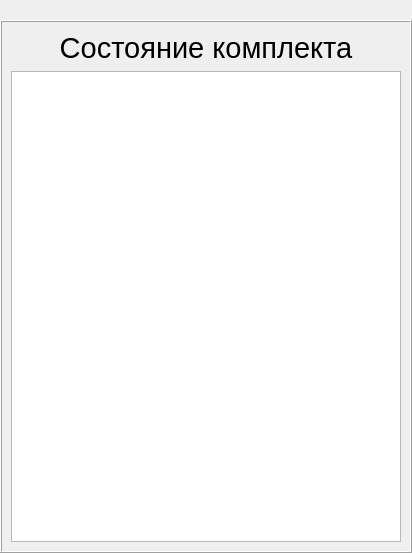
<?xml version="1.0" encoding="UTF-8"?>
<ui version="4.0">
 <class>DialogInfo</class>
 <widget class="QDialog" name="DialogInfo">
  <property name="geometry">
   <rect>
    <x>0</x>
    <y>0</y>
    <width>412</width>
    <height>553</height>
   </rect>
  </property>
  <property name="windowTitle">
   <string>Dialog</string>
  </property>
  <layout class="QVBoxLayout" name="verticalLayout_2">
   <property name="leftMargin">
    <number>0</number>
   </property>
   <property name="topMargin">
    <number>0</number>
   </property>
   <property name="rightMargin">
    <number>0</number>
   </property>
   <property name="bottomMargin">
    <number>0</number>
   </property>
   <item>
    <widget class="QLabel" name="labelPic">
     <property name="text">
      <string/>
     </property>
     <property name="pixmap">
      <pixmap resource="resources.qrc">:/icons/lock-xxl.png</pixmap>
     </property>
     <property name="alignment">
      <set>Qt::AlignCenter</set>
     </property>
    </widget>
   </item>
   <item>
    <widget class="QFrame" name="frame">
     <property name="frameShape">
      <enum>QFrame::Box</enum>
     </property>
     <property name="frameShadow">
      <enum>QFrame::Raised</enum>
     </property>
     <layout class="QVBoxLayout" name="verticalLayout">
      <item>
       <widget class="QLabel" name="labelTop">
        <property name="font">
         <font>
          <pointsize>22</pointsize>
         </font>
        </property>
        <property name="text">
         <string>Состояние комплекта</string>
        </property>
        <property name="alignment">
         <set>Qt::AlignCenter</set>
        </property>
       </widget>
      </item>
      <item>
       <widget class="QTextEdit" name="textEdit">
        <property name="readOnly">
         <bool>true</bool>
        </property>
       </widget>
      </item>
     </layout>
    </widget>
   </item>
  </layout>
 </widget>
 <resources>
  <include location="resources.qrc"/>
 </resources>
 <connections/>
</ui>
